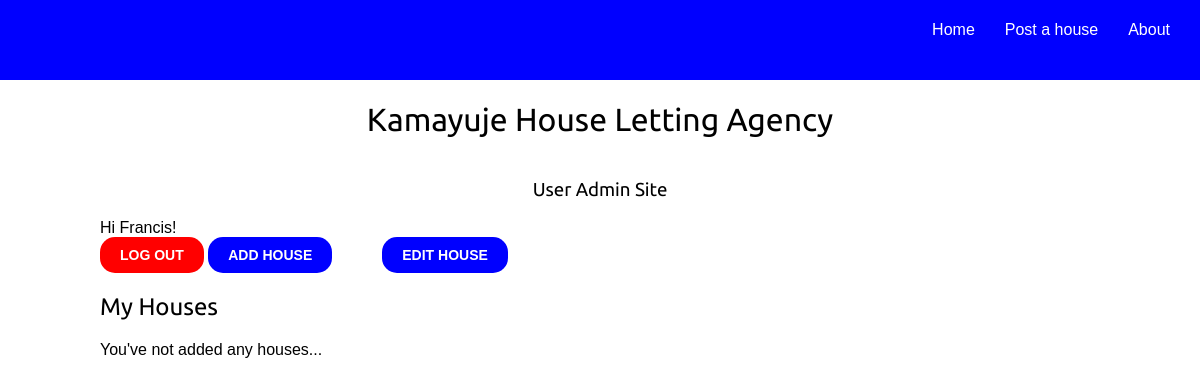
/user_admin/ (signed in), run on an earlier commit of the app's database.
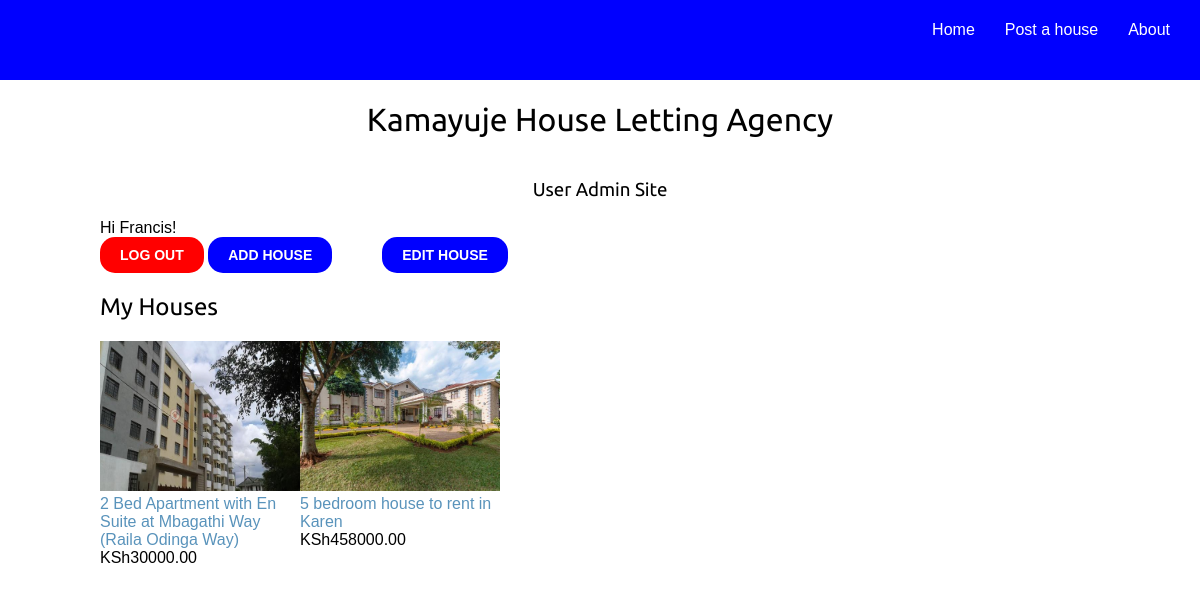
And on a later commit of the database.
### Houses/models.py (models this page shows, shortened)
class House_Details(models.Model):
    user = models.ForeignKey(User,
                             related_name='houses',
                             on_delete=models.CASCADE)
    location = models.ForeignKey(House_Location,
                                 on_delete=models.CASCADE)
    title = models.CharField(max_length=255)
    slug = models.SlugField(max_length=155, unique=True)
    thumbnail = models.ImageField(upload_to='img')
    description = models.TextField(max_length=1000)
    monthly_rent = models.DecimalField(max_digits=10,
                                       decimal_places=2)
    available = models.BooleanField(default=True)
    owners_contact = models.DecimalField(max_digits=10,
                                         decimal_places=0)
    posted = models.DateTimeField(auto_now_add=True)
    updated = models.DateTimeField(auto_now=True)
    class Meta:
        ordering = ['-posted']
    def get_absolute_url(self):
        return reverse('Houses:house_detail', args=[self.id, self.slug])

### accounts/views.py (the view)
# urls.py: path('user_admin/', views.user_admin, name='user_admin'),
@login_required
def user_admin(request):
    return render(request, 'userprofile/user_admin.html' )

### accounts/templates/userprofile/user_admin.html (shortened to what this page needs)
{% extends 'Agency/base.html' %}
{% block content %}
    <h3>User Admin Site</h3>
    {% if user.is_authenticated %}
         Hi {{ user.username }}!
        <br>
        <button class="logout"><a href="{% url "logout" %}">Log Out</a></button>
    {% else %}
        <p>You are not logged in.</p>
        <a class="alogin" href="{% url "login" %}"><span class="login-home">Log In</span></a>
    {% endif %}
    <button class="posthousehere"><a href="{% url "add_house" %}">Add House</a></button><button class="edithousehere"><a href="#">Edit House</a></button>
    <h2>My Houses</h2>
    {% if request.user.houses.all %}
        {% for house in request.user.houses.all %}
                <div class="my-houses">
                    <a class="afrontpage" href="{% url 'edit_house' house.id %}">
                        <img class="my-housesImg" src="{% if house.thumbnail %}{{ house.thumbnail.url }}{% else %}{%
            static "img/no_image.png" %}{% endif %}">
                    </a>
                    <br>
                    <a class="my-housesTitle" href="{{ house.get_absolute_url }}">{{ house.title }}</a>
                    <br>
                    KSh{{ house.monthly_rent }}
                </div>
        {% endfor %}
    {% else %}
        <p>You've not added any houses...</p>
    {% endif %}
{% endblock %}

What changed in the data, as far as the page shows it:
added House_Details: thumbnail (picture), title "2 Bed Apartment with En Suite at Mbagathi Way (Raila Odinga Way)", monthly_rent "30000.00"
added House_Details: thumbnail (picture), title "5 bedroom house to rent in Karen", monthly_rent "458000.00"
Also different on the page:
text no longer shown: "You've not added any houses..."
